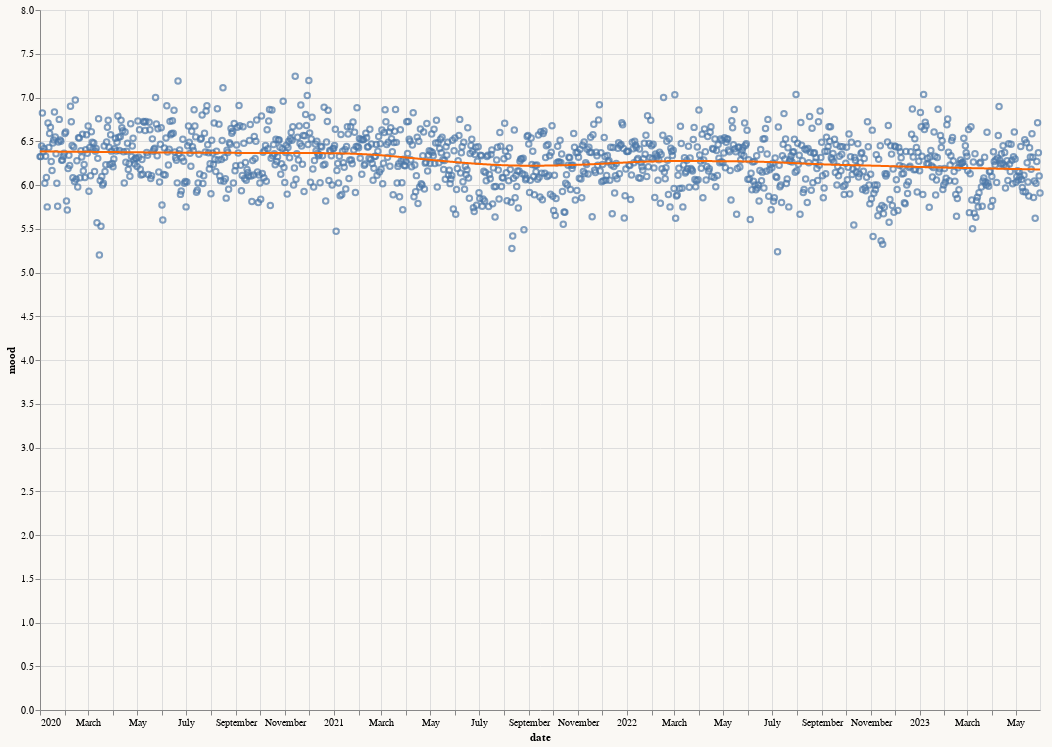

Here is the notebook cell this chart was saved with:
### Code cell
import altair as alt

alt.renderers.enable('html')

from altair_theme import THEME
alt.themes.register('ob', lambda: THEME)
alt.themes.enable('ob')

base = alt.Chart(mood_df).properties(width=1000, height=700)
chart = base.mark_point().encode(x="date", y="mood")
chart + chart.transform_loess('date', 'mood').mark_line().encode(color=alt.value('#fc6603'))

### Figure 1 — Vega-Lite specification as saved in the notebook (floating-point values rounded to 4 significant figures; data arrays with more than 128 entries replaced by an {"elided": "..."} marker saying what was removed)
{"arc": {"fill": "#30a2da"}, "area": {"fill": "#30a2da"}, "axis": {"domainColor": "#cbcbcb", "grid": true, "gridColor": "#cbcbcb", "gridWidth": 1, "labelColor": "#999", "labelFontSize": 24, "labelPadding": 4, "tickColor": "#cbcbcb", "tickSize": 10, "titleColor": "#333", "titleFontSize": 24, "titlePadding": 10}, "axisBand": {"grid": false}, "background": "#faf8f4", "bar": {"binSpacing": 2, "fill": "#30a2da", "stroke": null}, "group": {"fill": "#f0f0f0"}, "legend": {"labelColor": "#333", "labelFontSize": 14, "padding": 1, "symbolSize": 30, "symbolType": "square", "titleColor": "#333", "titleFontSize": 16, "titlePadding": 20}, "line": {"stroke": "#30a2da", "strokeWidth": 2}, "path": {"stroke": "#30a2da", "strokeWidth": 0.5}, "point": {"filled": true, "shape": "circle"}, "range": {"category": ["#30a2da", "#fc4f30", "#e5ae38", "#6d904f", "#8b8b8b", "#b96db8", "#ff9e27", "#56cc60", "#52d2ca", "#52689e", "#545454", "#9fe4f8"], "diverging": ["#cc0020", "#e77866", "#f6e7e1", "#d6e8ed", "#91bfd9", "#1d78b5"], "heatmap": ["#d6e8ed", "#cee0e5", "#91bfd9", "#549cc6", "#1d78b5"]}, "rect": {"fill": "#30a2da"}, "shape": {"stroke": "#30a2da"}, "title": {"anchor": "start", "fontSize": 24, "fontWeight": 400, "offset": 20}, "layer": [{"mark": {"type": "point"}, "encoding": {"x": {"field": "date", "type": "temporal"}, "y": {"field": "mood", "type": "quantitative"}}}, {"mark": {"type": "line"}, "encoding": {"color": {"value": "#fc6603"}, "x": {"field": "date", "type": "temporal"}, "y": {"field": "mood", "type": "quantitative"}}, "transform": [{"loess": "mood", "on": "date"}]}], "data": {"name": "data-1fe7fd71cb51981a7217151630f63c85"}, "height": 700, "width": 1000, "$schema": "https://vega.github.io/schema/vega-lite/v5.17.0.json", "datasets": {"data-1fe7fd71cb51981a7217151630f63c85": {"elided": "1247 records"}}}
